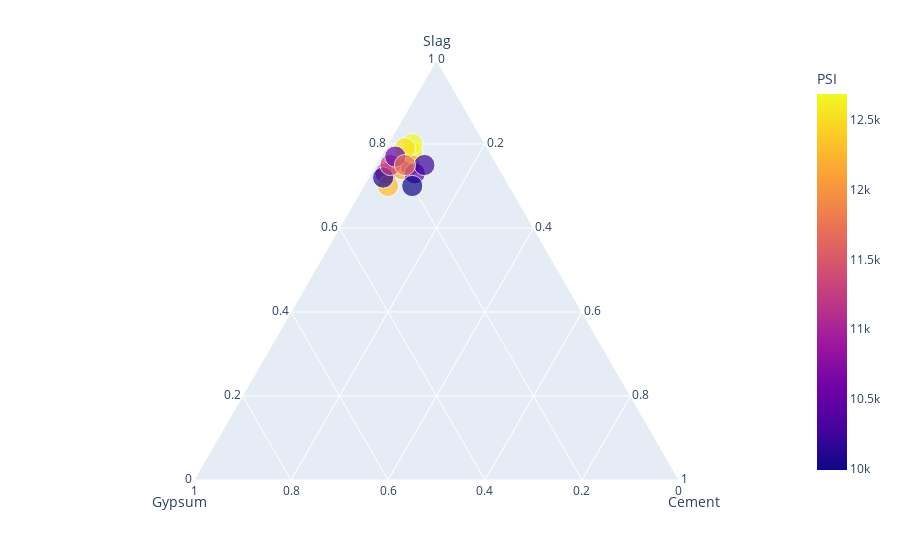

Write notebook code for a chart like this one.
### Code cell
fig = px.scatter_ternary(df, 
                         a="Slag", 
                         b="Gypsum", 
                         c="Cement",
                         color="PSI",
                         size=np.full((14),1),
                         size_max=15
                        )
fig.show()

### Figure 1 — Plotly figure (JSON) as saved in the notebook; plotly's stock layout.template omitted (floating-point values rounded to 4 significant figures)
{"data": [{"a": [0.73, 0.74, 0.75, 0.78, 0.7, 0.72, 0.75, 0.8, 0.79, 0.73, 0.77, 0.75, 0.75, 0.7], "b": [0.24, 0.2, 0.18, 0.16, 0.25, 0.25, 0.22, 0.15, 0.17, 0.18, 0.2, 0.15, 0.19, 0.2], "c": [0.03, 0.06, 0.07, 0.06, 0.05, 0.03, 0.03, 0.05, 0.04, 0.09, 0.03, 0.1, 0.06, 0.1], "hovertemplate": "Slag=%{a}<br>Gypsum=%{b}<br>Cement=%{c}<br>size=%{marker.size}<br>PSI=%{marker.color}<extra></extra>", "legendgroup": "", "marker": {"color": [11145, 12170, 10954, 12582, 12300, 10090, 11287, 12688, 12536, 10467, 10481, 10217, 11756, 9989], "coloraxis": "coloraxis", "size": [1, 1, 1, 1, 1, 1, 1, 1, 1, 1, 1, 1, 1, 1], "sizemode": "area", "sizeref": 0.004444, "symbol": "circle"}, "mode": "markers", "name": "", "showlegend": false, "subplot": "ternary", "type": "scatterternary"}], "layout": {"coloraxis": {"colorbar": {"title": {"text": "PSI"}}, "colorscale": [[0, "#0d0887"], [0.1111, "#46039f"], [0.2222, "#7201a8"], [0.3333, "#9c179e"], [0.4444, "#bd3786"], [0.5556, "#d8576b"], [0.6667, "#ed7953"], [0.7778, "#fb9f3a"], [0.8889, "#fdca26"], [1, "#f0f921"]]}, "legend": {"itemsizing": "constant", "tracegroupgap": 0}, "margin": {"t": 60}, "ternary": {"aaxis": {"title": {"text": "Slag"}}, "baxis": {"title": {"text": "Gypsum"}}, "caxis": {"title": {"text": "Cement"}}, "domain": {"x": [0, 1], "y": [0, 1]}}}}
